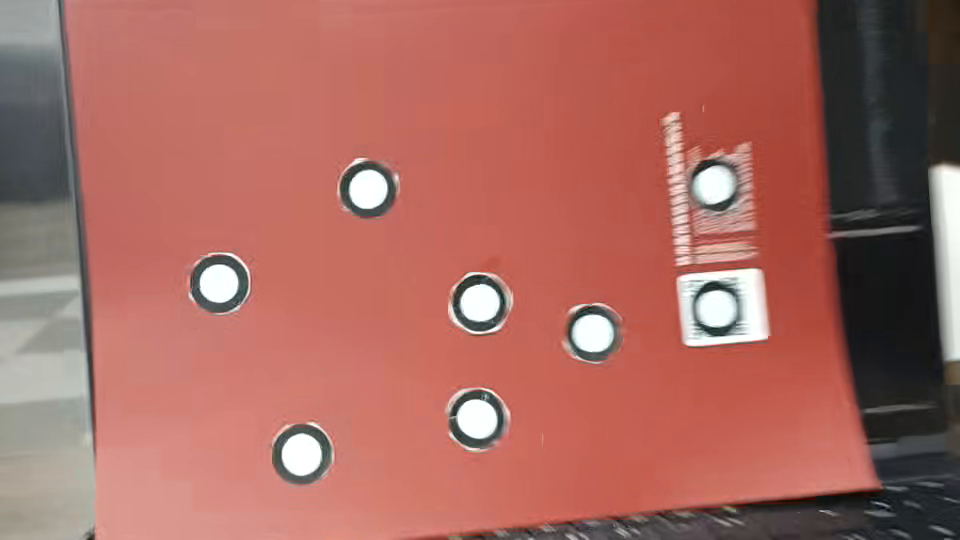
#> input picture frame 14 of assets/input/10.mp4, 960 x 540 px, given in place of 2.mp4, which was not available
$ python lightflow.py
#> lines starting #> are read from the running program, lines starting #| are printed output that depends on the picture; after the words box and inside, x2 and y2 are one past the last pixel; in counts of white or black regions, pixels touching at a corner belong together; pictures that were not available may be replaced by others from this repository, and a replacement may not be noted
import cv2
import numpy as np
from pathlib import Path


VIDEO = Path("../assets/2.mp4")
OUTPUT = Path("../assets/2_lightflow.mp4")


MAX_CORNERS = 200
LK_WINDOW = 60
MAX_LEVEL = 3

def detect_circle(frame):

    gray = cv2.cvtColor(
        frame,
        cv2.COLOR_BGR2GRAY
    )

    _, binary = cv2.threshold(
        gray,
        160,
        255,
        cv2.THRESH_BINARY
    )

    contours, _ = cv2.findContours(
        binary,
        cv2.RETR_LIST,
        cv2.CHAIN_APPROX_SIMPLE
    )

    circles = []

    for c in contours:

        if len(c) < 5:
            continue

        area = cv2.contourArea(c)

        if area < 100:
            continue

        ellipse = cv2.fitEllipse(c)

        (x, y), (w, h), angle = ellipse

        if max(w, h) / min(w, h) > 3:
            continue

        circles.append(
            np.array(
                [x, y],
                np.float32
            )
        )

    return circles


def choose_points(frame):

    circles = detect_circle(frame)


    # 去除距离太近的候选
    filtered = []

    for p in circles:

        if all(
            np.linalg.norm(
                p-q
            ) > 30
            for q in filtered
        ):
            filtered.append(p)


    circles = filtered


    selected = []


    def redraw():

        show = frame.copy()


        # 所有候选点
        for i,p in enumerate(circles):

            x,y = p.astype(int)

            color = (
                0,
                0,
                255
            )


            # 如果已经选择
            for s in selected:

                if np.linalg.norm(
                    p-s
                ) < 5:

                    color = (
                        0,
                        255,
                        0
                    )


            cv2.circle(
                show,
                (x,y),
                8,
                color,
                -1
            )


        cv2.imshow(
            "choose",
            show
        )


    # [60 lines left out: function mouse, not called in this run]


    cv2.namedWindow(
        "choose"
    )


    cv2.setMouseCallback(
        "choose",
        mouse
    )


    redraw()


    while True:

        key = cv2.waitKey(20)


        if key == 13:
            break


        if key == 27:

            selected.clear()
            break


    cv2.destroyWindow(
        "choose"
    )


    return selected

def create_feature_points(
        gray,
        centers
):

    points = []

    for c in centers:

        x,y = c.astype(int)

        mask = np.zeros(
            gray.shape,
            np.uint8
        )

        cv2.circle(
            mask,
            (x,y),
            30,
            255,
            -1
        )

        pts = cv2.goodFeaturesToTrack(
            gray,
            maxCorners=MAX_CORNERS,
            qualityLevel=0.01,
            minDistance=5,
            mask=mask
        )

        if pts is not None:

            points.append(
                pts
            )

        else:

            points.append(
                np.array(
                    [[[x,y]]],
                    np.float32
                )
            )


    return points


def main():

    cap = cv2.VideoCapture(
        str(VIDEO)
    )

    ret, frame = cap.read()
#> frame is the input picture: shape (540, 960, 3); mean B, G, R 96.3, 105.2, 168.1

    if not ret:
        return


    centers = choose_points(
        frame
    )
#> in detect_circle, `gray = cv2.cvtColor( frame, cv2.COLOR_BGR2GRAY )`:
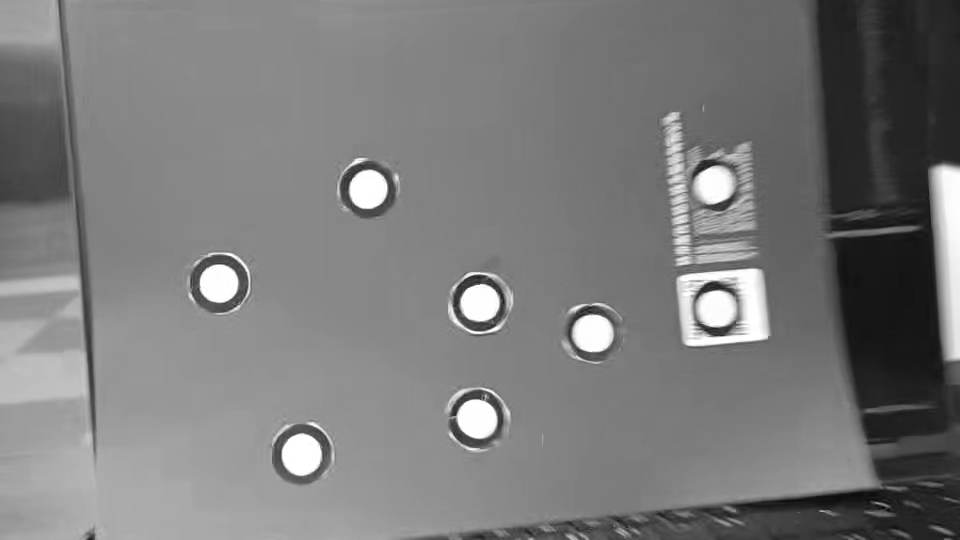
#> gray: shape (540, 960); min 7, max 255, mean 123
#> in detect_circle, `_, binary = cv2.threshold( gray, 160, 255, cv2.THRESH_BINARY )`:
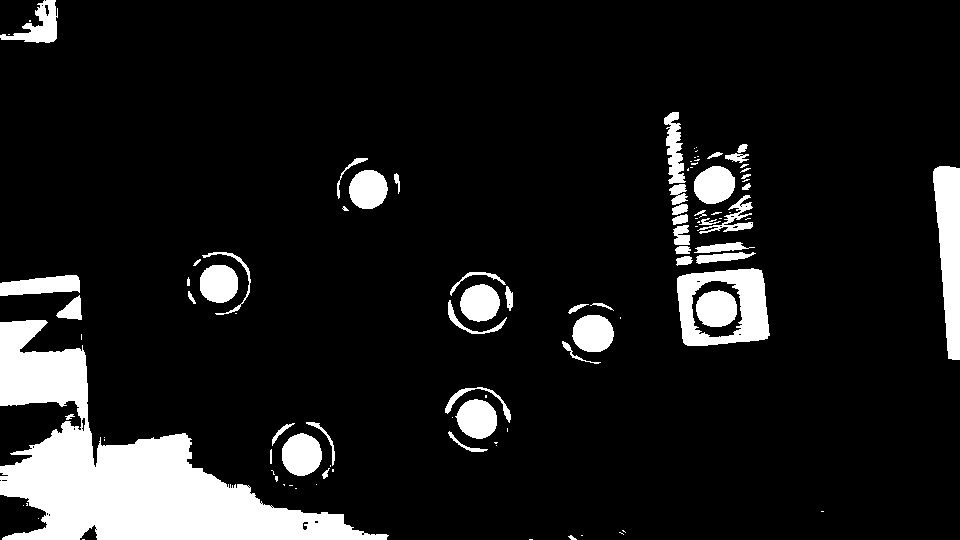
#> binary: shape (540, 960); 10.9% white; 101 white regions (49 under 20 px)
#> in detect_circle, `contours, _ = cv2.findContours( binary, cv2.RETR_LIST, cv2.CHAIN_APPRO..`: contours = 131 contours, 83 with area under 20; largest, box (x1, y1, x2, y2) and area: (0, 320, 389, 540) 29254, (677, 268, 770, 346) 6126, (933, 166, 960, 360) 3507, (691, 280, 743, 338) 2384, (282, 433, 322, 476) 1280
#> the loop in detect_circle, `for c in contours: ` made 131 passes
#> c on passes 1, 2, 3, 8, 11, 14, 15, 16: [[529, 539], [532, 539]], [[82, 539], [84, 539]], [[581, 535], [582, 535]], [[95, 529], [96, 528], [97, 529], [96, 530]], [[38, 518]], [[821, 511], [823, 511]], [[271, 507], [272, 506], [273, 507], [272, 508]], [[270, 506], [271, 505], [272, 506], [271, 507]]
#> after the loop in detect_circle, `for c in contours:`: circles = 23 items, first 6: [301.2, 454.3], [306.8, 461.2], [476.8, 418.5], [477.3, 415.2], [592.6, 333.1], [479.4, 307.2]
#> the loop in choose_points, `for p in circles: ` made 23 passes
#> after the loop in choose_points, `for p in circles:`: filtered = [[301.2, 454.3], [476.8, 418.5], [592.6, 333.1], [479.4, 307.2], [76.84, 307.8], [716.2, 308.4], [218.5, 283.2], [681.6, 235.9], [721.9, 213.9], [678, 193.4], [367.8, 189], [714, 184.7], [737.3, 157.1], [31.82, 22.01]]
#> in choose_points, `circles = filtered`: circles has the same summary as filtered
#> the loop in redraw, `for i,p in enumerate(circles): ` made 14 passes
#> (p, x, y) on passes 1 to 8: ([301.2, 454.3], 301, 454), ([476.8, 418.5], 476, 418), ([592.6, 333.1], 592, 333), ([479.4, 307.2], 479, 307), ([76.84, 307.8], 76, 307), ([716.2, 308.4], 716, 308), ([218.5, 283.2], 218, 283), ([681.6, 235.9], 681, 235)
#> (key Esc is pressed here)
#> centers = []


    gray_old = cv2.cvtColor(
        frame,
        cv2.COLOR_BGR2GRAY
    )


    feature_points = create_feature_points(
        gray_old,
        centers
    )
#> feature_points = []


    fps = cap.get(
        cv2.CAP_PROP_FPS
    )
#> fps = 29

    w = int(
        cap.get(
            cv2.CAP_PROP_FRAME_WIDTH
        )
    )
#> w = 960

    h = int(
        cap.get(
            cv2.CAP_PROP_FRAME_HEIGHT
        )
    )
#> h = 540


    writer = cv2.VideoWriter(
        str(OUTPUT),
        cv2.VideoWriter_fourcc(
            *"mp4v"
        ),
        fps,
        (w,h)
    )


    while True:

        ret, frame = cap.read()
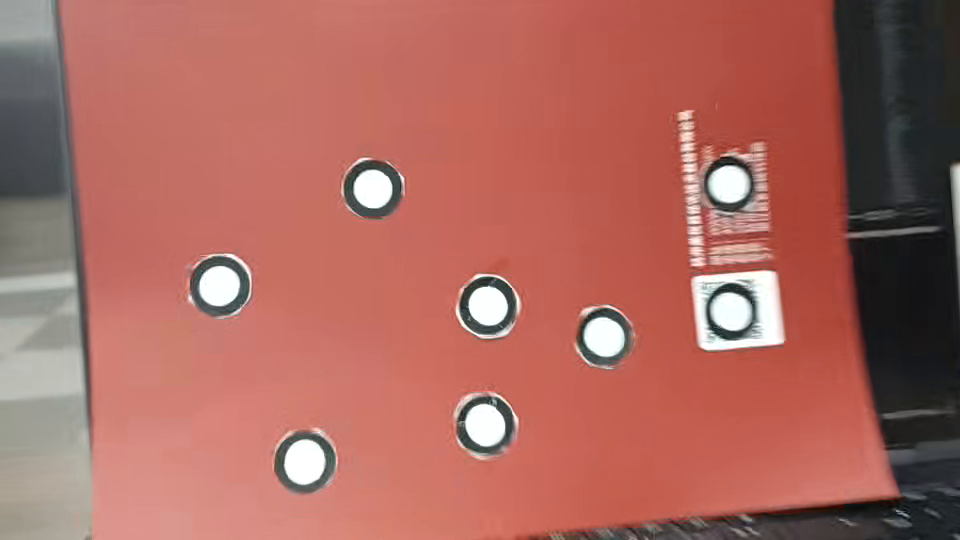
#> input picture frame 15 of assets/input/10.mp4, 960 x 540 px, given in place of 2.mp4, which was not available
#> frame is the input picture: shape (540, 960, 3); mean B, G, R 95, 104.2, 170.3

        if not ret:
            break


        gray = cv2.cvtColor(
            frame,
            cv2.COLOR_BGR2GRAY
        )
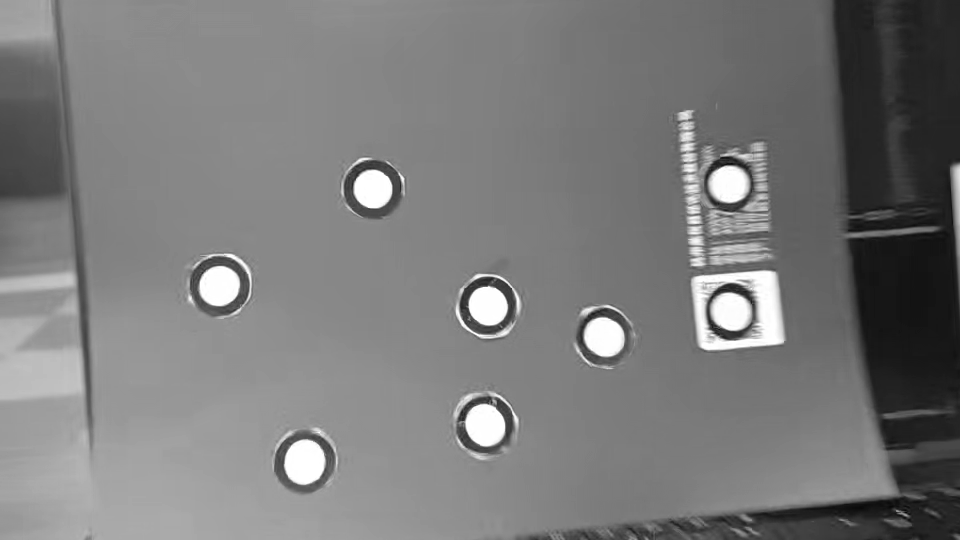
#> gray: shape (540, 960); min 8, max 255, mean 122.8


        new_centers = []


        for pts in feature_points:

            next_pts, status, err = cv2.calcOpticalFlowPyrLK(
                gray_old,
                gray,
                pts,
                None,
                winSize=(
                    LK_WINDOW,
                    LK_WINDOW
                ),
                maxLevel=MAX_LEVEL
            )


            good = next_pts[
                status == 1
            ]


            if len(good):

                center = np.mean(
                    good,
                    axis=0
                )

            else:

                center = np.mean(
                    pts.reshape(-1,2),
                    axis=0
                )


            new_centers.append(
                center
            )


            for p in good:

                x,y = p.astype(int)

                cv2.circle(
                    frame,
                    (x,y),
                    2,
                    (255,0,0),
                    -1
                )


            cv2.circle(
                frame,
                tuple(
                    center.astype(int)
                ),
                8,
                (0,0,255),
                -1
            )
#> this loop made 0 passes
#> after the loop, new_centers = []


        feature_points = [
            p.reshape(-1,1,2)
            for p in new_centers
        ]


        gray_old = gray


        writer.write(
            frame
        )


        cv2.imshow(
            "LK",
            frame
        )

        if cv2.waitKey(1)==27:
#> (key Esc is pressed here)
            break


    cap.release()
    writer.release()
    cv2.destroyAllWindows()


main()

$ run again, starting later in the video
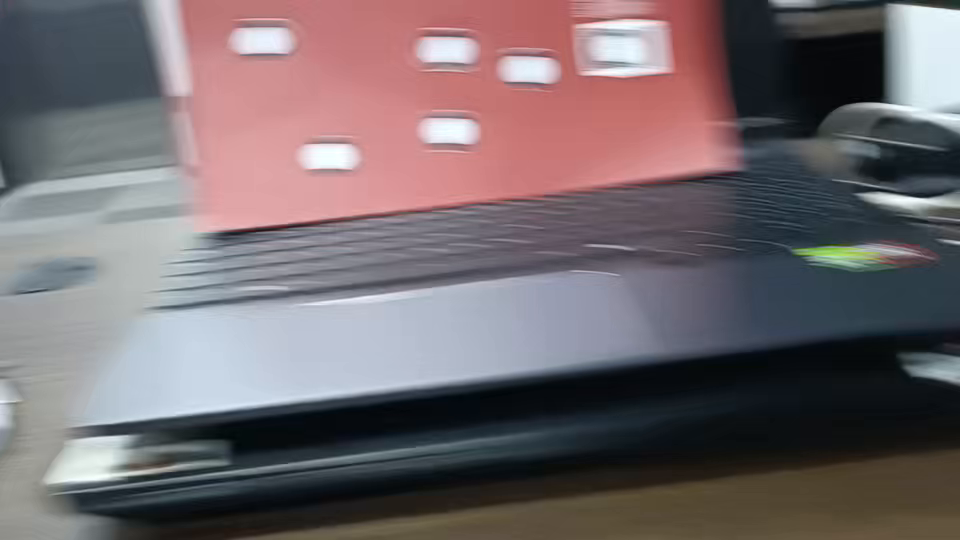
#> input picture frame 63 of assets/input/10.mp4, 960 x 540 px, given in place of 2.mp4, which was not available
#> in main, frame is the input picture: shape (540, 960, 3); mean B, G, R 108.8, 105, 115.2
#> in detect_circle, `gray = cv2.cvtColor( frame, cv2.COLOR_BGR2GRAY )`:
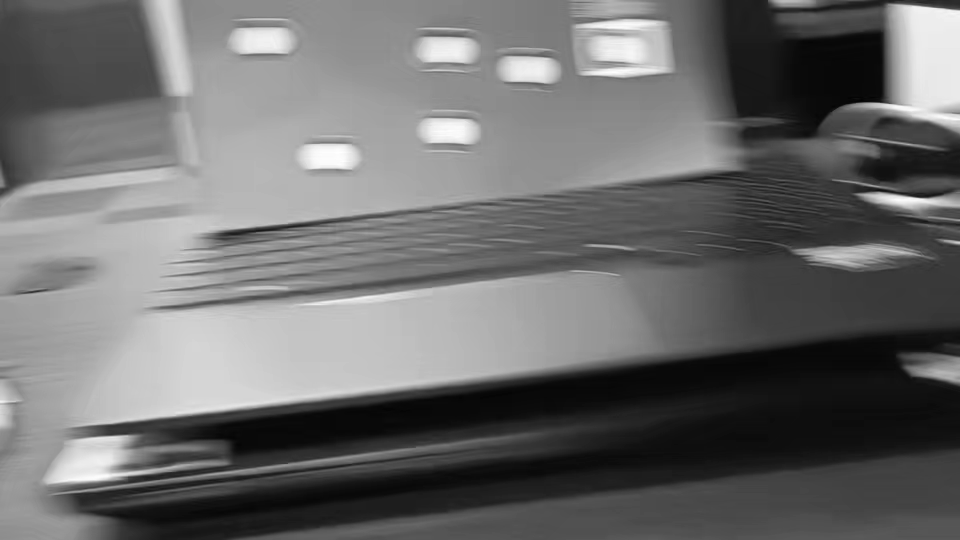
#> gray: shape (540, 960); min 2, max 255, mean 108.5
#> in detect_circle, `_, binary = cv2.threshold( gray, 160, 255, cv2.THRESH_BINARY )`:
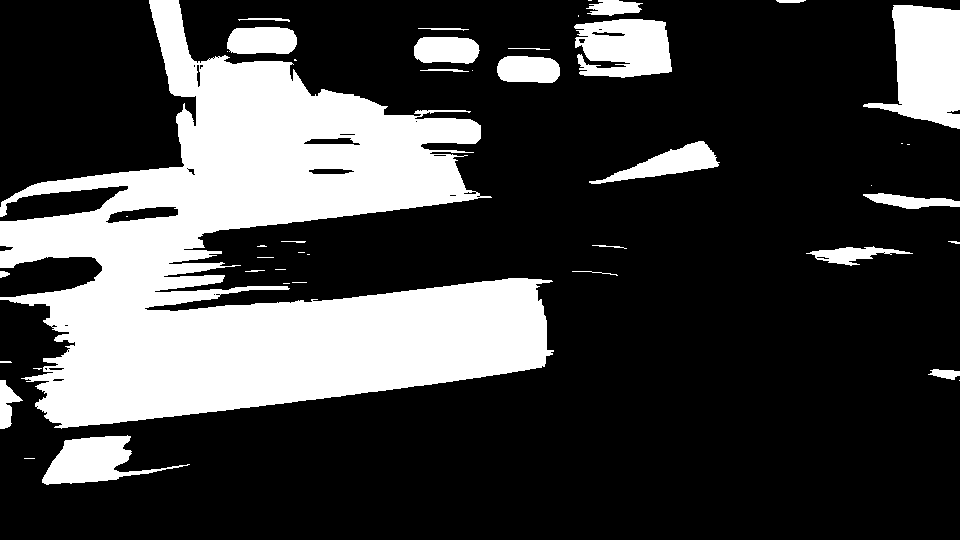
#> binary: shape (540, 960); 26.1% white; 44 white regions (19 under 20 px)
#> contours = 75 contours, 44 with area under 20; largest, box (x1, y1, x2, y2) and area: (0, 0, 554, 429) 108065, (863, 5, 960, 129) 7244, (574, 19, 672, 78) 4452, (42, 435, 190, 485) 3166, (589, 141, 720, 184) 1962
#> the loop in detect_circle, `for c in contours: ` made 75 passes
#> c on passes 1, 3, 4, 11, 16, 17, 18, 22: [[24, 458], [34, 458]], [[36, 406], [37, 405], [38, 406], [37, 407]], [[959, 380]], [[0, 361], [0, 362], [11, 362], [10, 361]], [[213, 294], [214, 293], [215, 294], [214, 295]], [[283, 283], [289, 283]], [[292, 282], [306, 282]], [[275, 269], [285, 269]]
#> after the loop in detect_circle, `for c in contours:`: circles = [[-0.743, 403.8], [527.8, 69.53], [445.5, 49.71], [261.4, 40.55], [624.1, 46.19], [931.7, 64.16], [257.6, 251.9]]
#> the loop in choose_points, `for p in circles: ` made 7 passes
#> after the loop in choose_points, `for p in circles:`: filtered has the same summary as circles in detect_circle
#> the loop in redraw, `for i,p in enumerate(circles): ` made 7 passes
#> (p, x, y) on passes 1 to 7: ([-0.743, 403.8], 0, 403), ([527.8, 69.53], 527, 69), ([445.5, 49.71], 445, 49), ([261.4, 40.55], 261, 40), ([624.1, 46.19], 624, 46), ([931.7, 64.16], 931, 64), ([257.6, 251.9], 257, 251)
#> centers = []
#> fps = 29
#> in main, `w = int( cap.get( cv2.CAP_PROP_FRAME_WIDTH ) )`: w = 960
#> in main, `h = int( cap.get( cv2.CAP_PROP_FRAME_HEIGHT ) )`: h = 540
#> after the loop in main, `for pts in feature_points:`: new_centers = []

$ run again, starting later in the video
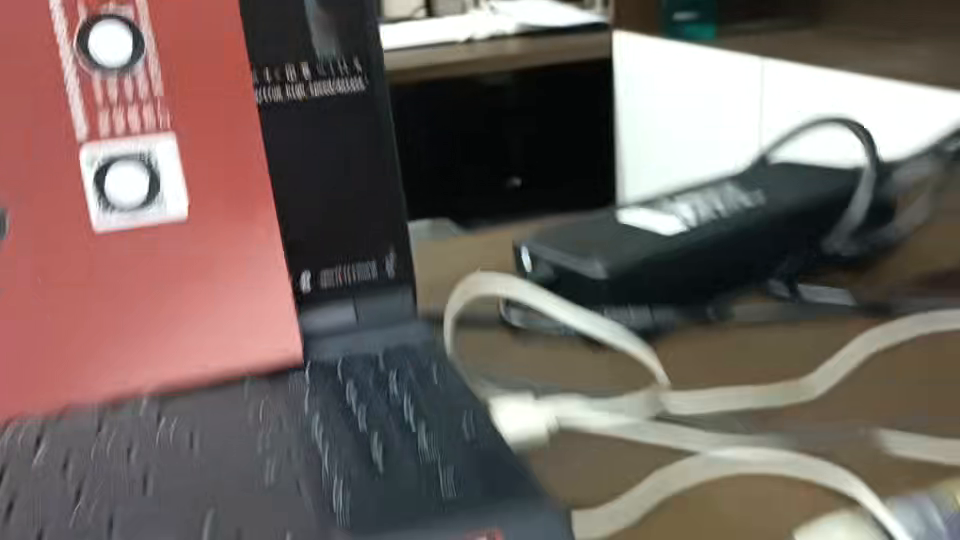
#> input picture frame 112 of assets/input/10.mp4, 960 x 540 px, given in place of 2.mp4, which was not available
#> in main, frame is the input picture: shape (540, 960, 3); mean B, G, R 96.6, 101.4, 115.2
#> in detect_circle, `_, binary = cv2.threshold( gray, 160, 255, cv2.THRESH_BINARY )`:
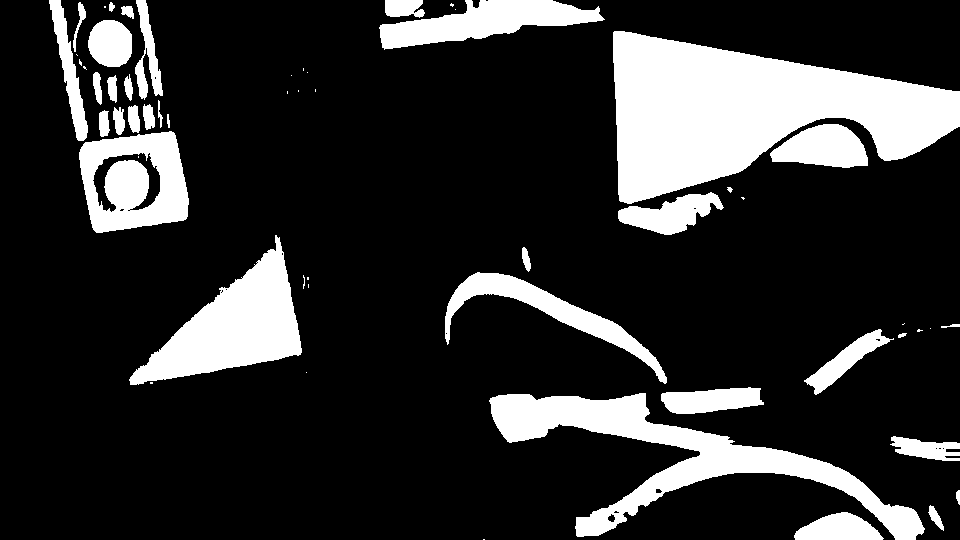
#> binary: shape (540, 960); 18.9% white; 57 white regions (23 under 20 px)
#> contours = 75 contours, 41 with area under 20; largest, box (x1, y1, x2, y2) and area: (613, 31, 960, 204) 32792, (489, 393, 925, 540) 15242, (129, 235, 302, 385) 10860, (79, 131, 189, 233) 8854, (379, 0, 605, 50) 5451
#> the loop in detect_circle, `for c in contours: ` made 75 passes
#> c on passes 1, 8, 10, 14, 15, 18, 21, 23: [[483, 539], [484, 539]], [[942, 448], [943, 447], [944, 448], [943, 449]], [[935, 448], [936, 447], [937, 448], [936, 449]], [[150, 382], [150, 383], [152, 383], [152, 382]], [[306, 372]], [[445, 333], [446, 332], [447, 333], [446, 334]], [[930, 328]], [[904, 323], [903, 324], [902, 324], [903, 324]]
#> after the loop in detect_circle, `for c in contours:`: circles = [[830.8, 576], [560.3, 375.4], [242.1, 322.7], [671.1, 213.3], [127.2, 182.3], [133.7, 180.9], [823.1, 147.5], [103.6, 123.1], [118.6, 119.9], [133.6, 118.3], [148.2, 116.4], [110.5, 43.14], [402.3, 6.79]]
#> the loop in choose_points, `for p in circles: ` made 13 passes
#> after the loop in choose_points, `for p in circles:`: filtered = [[830.8, 576], [560.3, 375.4], [242.1, 322.7], [671.1, 213.3], [127.2, 182.3], [823.1, 147.5], [103.6, 123.1], [133.6, 118.3], [110.5, 43.14], [402.3, 6.79]]
#> in choose_points, `circles = filtered`: circles has the same summary as filtered
#> the loop in redraw, `for i,p in enumerate(circles): ` made 10 passes
#> (p, x, y) on passes 1 to 8: ([830.8, 576], 830, 576), ([560.3, 375.4], 560, 375), ([242.1, 322.7], 242, 322), ([671.1, 213.3], 671, 213), ([127.2, 182.3], 127, 182), ([823.1, 147.5], 823, 147), ([103.6, 123.1], 103, 123), ([133.6, 118.3], 133, 118)
#> centers = []
#> fps = 29
#> in main, `w = int( cap.get( cv2.CAP_PROP_FRAME_WIDTH ) )`: w = 960
#> in main, `h = int( cap.get( cv2.CAP_PROP_FRAME_HEIGHT ) )`: h = 540
#> in main, `gray = cv2.cvtColor( frame, cv2.COLOR_BGR2GRAY )`:
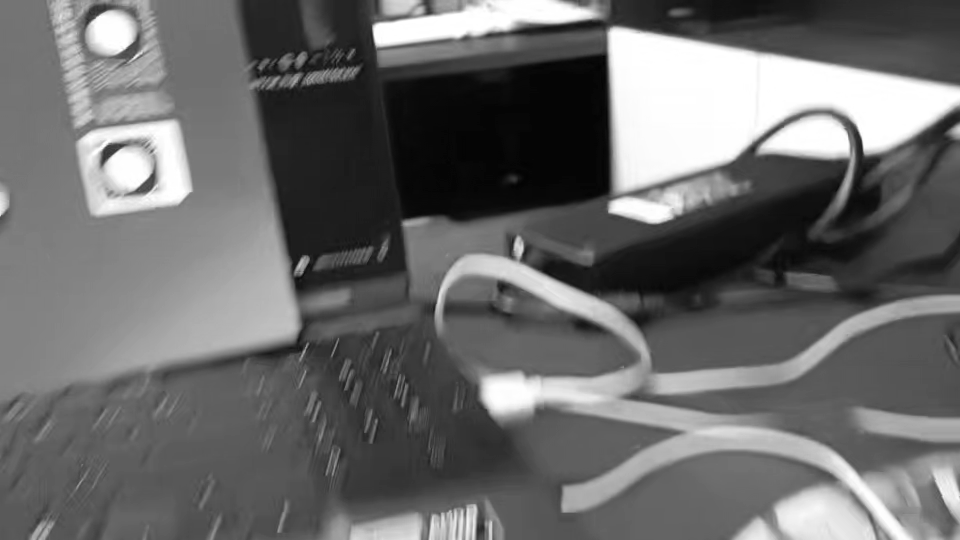
#> gray: shape (540, 960); min 2, max 255, mean 107.2
#> after the loop in main, `for pts in feature_points:`: new_centers = []
